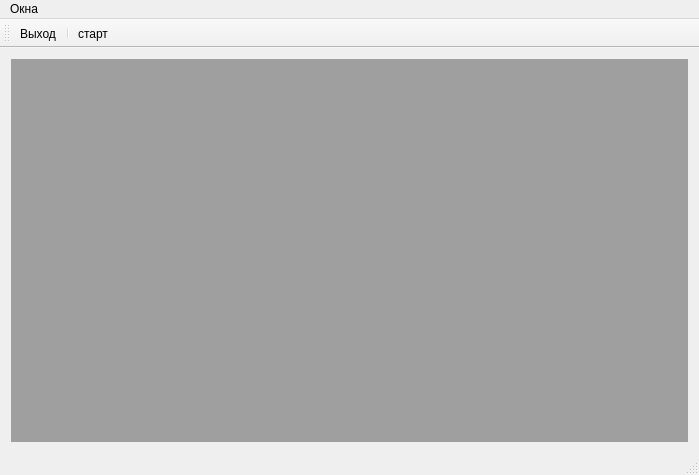
<?xml version="1.0" encoding="UTF-8"?>
<ui version="4.0">
 <class>CMainWindow</class>
 <widget class="QMainWindow" name="CMainWindow">
  <property name="geometry">
   <rect>
    <x>0</x>
    <y>0</y>
    <width>699</width>
    <height>475</height>
   </rect>
  </property>
  <property name="windowTitle">
   <string>Алгоритм пастушьей собаки</string>
  </property>
  <property name="documentMode">
   <bool>false</bool>
  </property>
  <widget class="QWidget" name="centralWidget">
   <layout class="QGridLayout" name="gridLayout">
    <item row="0" column="0">
     <widget class="QMdiArea" name="mdiArea">
      <property name="documentMode">
       <bool>true</bool>
      </property>
      <property name="tabsClosable">
       <bool>true</bool>
      </property>
      <property name="tabsMovable">
       <bool>true</bool>
      </property>
     </widget>
    </item>
   </layout>
  </widget>
  <widget class="QMenuBar" name="menuBar">
   <property name="geometry">
    <rect>
     <x>0</x>
     <y>0</y>
     <width>699</width>
     <height>21</height>
    </rect>
   </property>
   <widget class="QMenu" name="menu">
    <property name="title">
     <string>Окна</string>
    </property>
    <widget class="QMenu" name="menu_2">
     <property name="title">
      <string>Параметры модели</string>
     </property>
     <addaction name="action_global_param_window"/>
     <addaction name="action_agents_param_window"/>
     <addaction name="action_shepherd_param_window"/>
     <addaction name="action_other"/>
    </widget>
    <addaction name="menu_2"/>
    <addaction name="action_visual_window"/>
   </widget>
   <addaction name="menu"/>
  </widget>
  <widget class="QToolBar" name="mainToolBar">
   <attribute name="toolBarArea">
    <enum>TopToolBarArea</enum>
   </attribute>
   <attribute name="toolBarBreak">
    <bool>false</bool>
   </attribute>
   <addaction name="action_exit"/>
   <addaction name="separator"/>
   <addaction name="action_start"/>
  </widget>
  <widget class="QStatusBar" name="statusBar"/>
  <action name="action_new">
   <property name="icon">
    <iconset>
     <normalon>:/icons/new.png</normalon>
    </iconset>
   </property>
   <property name="text">
    <string>Новый эксперимент</string>
   </property>
   <property name="toolTip">
    <string>&lt;html&gt;&lt;head/&gt;&lt;body&gt;&lt;p&gt;Новый эксперимент&lt;/p&gt;&lt;/body&gt;&lt;/html&gt;</string>
   </property>
   <property name="shortcut">
    <string>Ctrl+N</string>
   </property>
  </action>
  <action name="action_visual_window">
   <property name="text">
    <string>Визуализация</string>
   </property>
  </action>
  <action name="action_global_param_window">
   <property name="text">
    <string>Общие</string>
   </property>
  </action>
  <action name="action_agents_param_window">
   <property name="text">
    <string>Агенты</string>
   </property>
  </action>
  <action name="action_shepherd_param_window">
   <property name="text">
    <string>Пастух</string>
   </property>
  </action>
  <action name="action_exit">
   <property name="icon">
    <iconset>
     <normalon>:/icons/exit.png</normalon>
    </iconset>
   </property>
   <property name="text">
    <string>Выход</string>
   </property>
   <property name="toolTip">
    <string>Выход из приложения</string>
   </property>
  </action>
  <action name="action_start">
   <property name="icon">
    <iconset>
     <normalon>:/icons/play.png</normalon>
    </iconset>
   </property>
   <property name="text">
    <string>старт</string>
   </property>
   <property name="toolTip">
    <string>Начать эксперимент</string>
   </property>
  </action>
  <action name="action_stop">
   <property name="icon">
    <iconset>
     <normalon>:/icons/stop.png</normalon>
    </iconset>
   </property>
   <property name="text">
    <string>Стоп</string>
   </property>
   <property name="toolTip">
    <string>Остановить эксперимент</string>
   </property>
  </action>
  <action name="action_other">
   <property name="text">
    <string>Другие объекты</string>
   </property>
  </action>
 </widget>
 <layoutdefault spacing="6" margin="11"/>
 <resources/>
 <connections/>
</ui>
